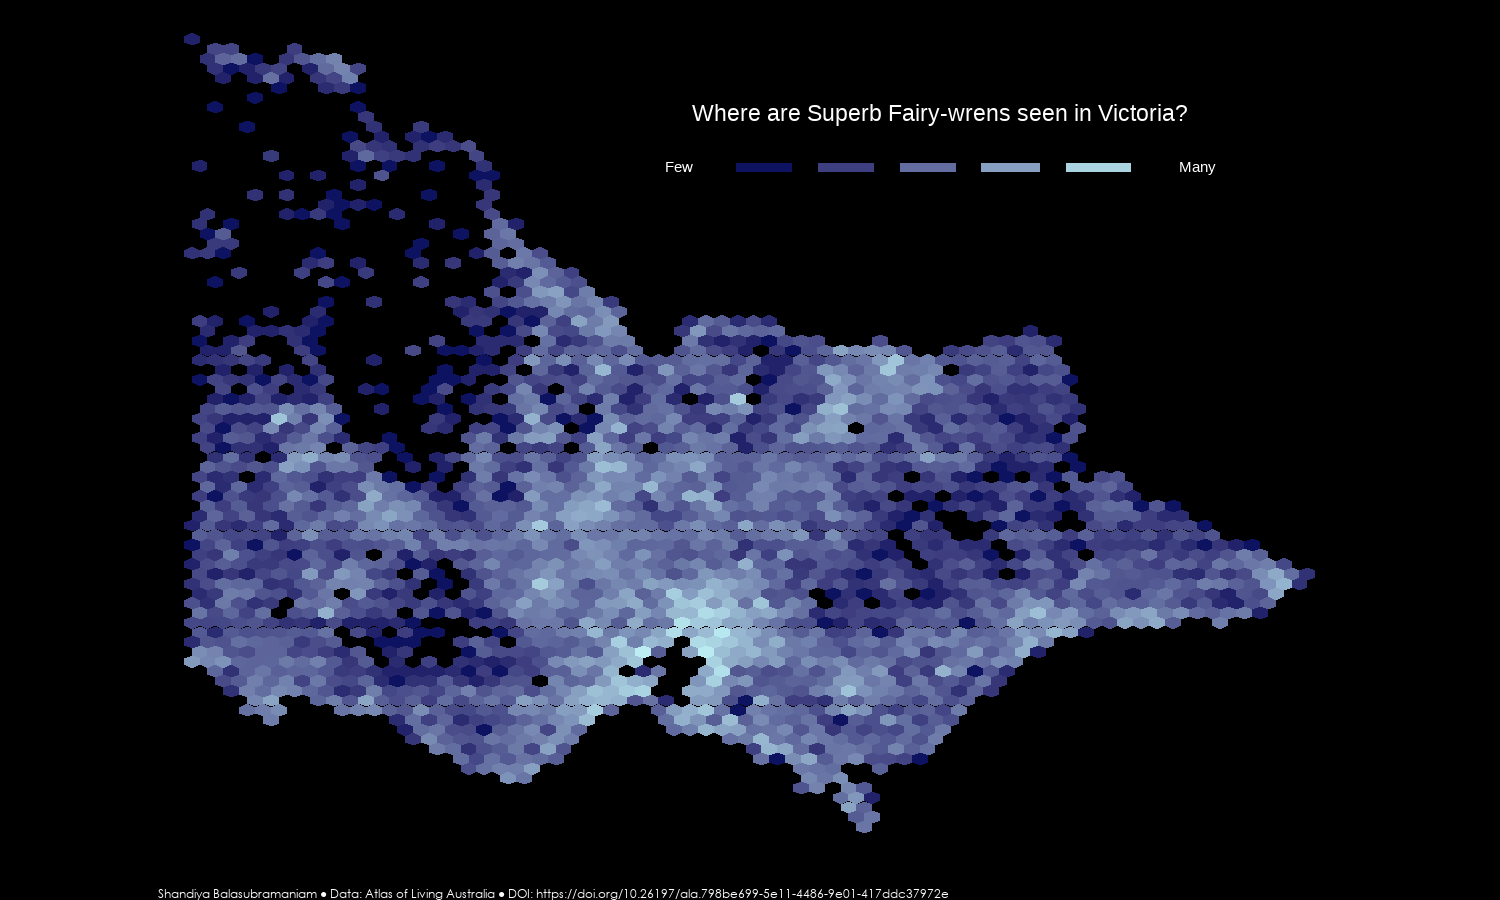

Write R code to recreate this figure.

# 30DayMapChallenge Day 4: Hexagons - Superb Fairy-wren Sightings in Victoria
# Shandiya Balasubramaniam
# 4 November 2021

library(here)
library(readr)
library(dplyr)
library(sf)
library(rnaturalearth)
library(ggplot2)
library(scales)
library(showtext)

# font_paths()
font_add(family = "CenturyGothic", regular = "GOTHIC.ttf") 
showtext_auto()


# get SFW records and tidy up-----------
# all records of superb fairy-wrens from the Atlas of Living Australia (ala.org.au)
sfw <- read_csv(here("data", "records-2021-10-11.csv"), show_col_types = FALSE)

# observations from Vic only
sfw_vic <- sfw %>%
  select(basisOfRecord, year, decimalLatitude, decimalLongitude, stateProvince) %>%
  filter(stateProvince == "Victoria") %>%
  filter(basisOfRecord %in% c("OBSERVATION", "HUMAN_OBSERVATION"))

# turn it into an sf object
sfw_sf <- sfw_vic %>%
  st_as_sf(., coords = c("decimalLongitude", "decimalLatitude"), remove = FALSE) %>%
  st_set_crs(., 4326)      


# eyeball locations-----------
# shapefile of Vic boundary
vic <- ne_states(country = 'australia', returnclass = 'sf') %>%
  filter(name == 'Victoria')

ggplot() +
  geom_sf(data = vic) +
  geom_sf(data = sfw_sf) +
  coord_sf()


# tidy up suspect records outside of Vic---------
# identify records outside Vic
sfw_intersection <- sfw_sf %>%
  mutate(within = as.integer(st_intersects(sfw_sf, vic)))

# confirm all suspect records removed
sfw_tidy <- sfw_intersection %>%
  filter(!is.na(within))

ggplot() +
  geom_sf(data = vic) +
  geom_sf(data = sfw_tidy) +
  coord_sf()


# hex plot!----------
ggplot() +
  geom_hex(data = sfw_tidy,
           aes(x = decimalLongitude, y = decimalLatitude),
           bins = 70) +
  annotate("text", x = 147, y = -34.5, 
           label = "Where are Superb Fairy-wrens seen in Victoria?",
           colour = "white", size = 6) +
  annotate("text", x = c(144.9, 149.1), y = c(-34.85, -34.85), 
           label = c("Few", "Many"),
           colour = "white", size = 4) +
  scale_fill_gradient(high = "#BBEDF2", low = "#0D1360", trans = "log", 
                      guide = guide_legend(title = NULL, nrow = 1, label.position = "bottom",
                                           keyheight = unit(1, units = "mm"), keywidth = unit(5, units = "mm"))) +
  labs(caption = "Shandiya Balasubramaniam ● Data: Atlas of Living Australia ● DOI: https://doi.org/10.26197/ala.798be699-5e11-4486-9e01-417ddc37972e") +
  theme_void() +
  coord_sf() +
  theme(text = element_text(family = "CenturyGothic"),
    plot.background = element_rect(fill = "black", colour = NA),
    plot.caption = element_text(colour = "white", hjust = 0.05),
    legend.position = c(0.65, 0.8))
ggsave(here("submissions", "04_hexagons", "04_hexagons.png"), width = 5, height = 3, units = "in")
 
